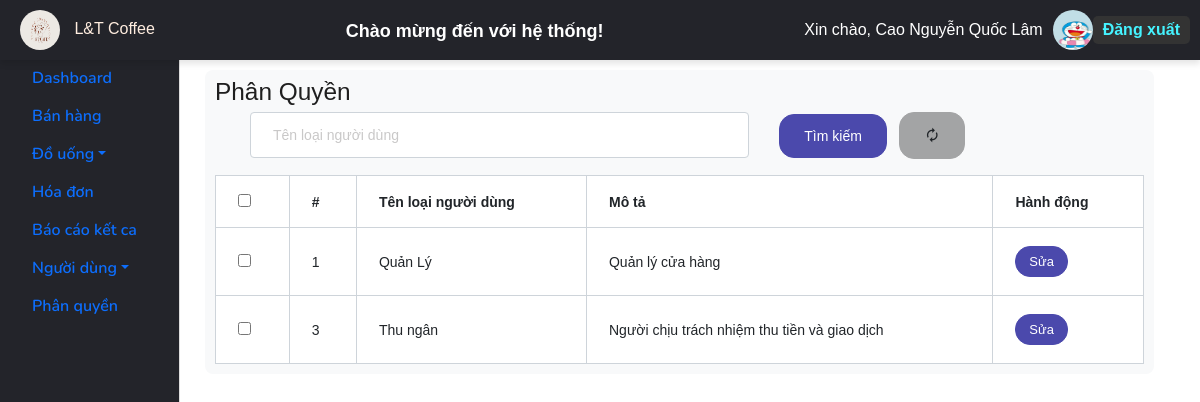
The app's page /UI/index_authorizations.php (signed in), older data.
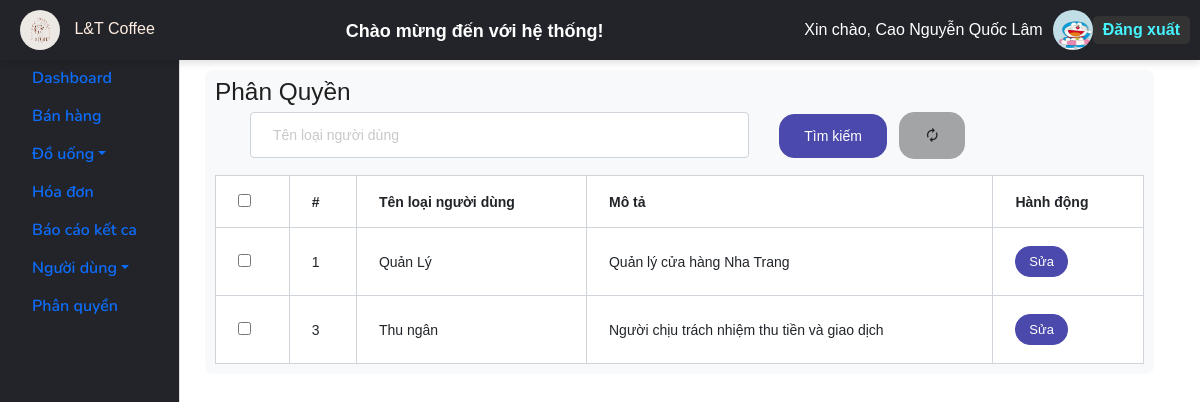
The same page, newer data.
### tables this page shows
CREATE TABLE `usercategories` (
  `UserCategoryID` int(11) NOT NULL,
  `UserCategoryName` varchar(255) NOT NULL,
  `UserCategoryDescription` varchar(255) NOT NULL
);

### UI/index_authorizations.php (the view, shortened to what this page needs)
<?php
require_once("includes/session_user.php");
$query = "SELECT UserCategoryID, UserCategoryName, UserCategoryDescription FROM UserCategories";
$result = $conn->query($query);
$userCategories = [];
if ($result->num_rows > 0) {
    while ($row = $result->fetch_assoc()) {
        $userCategories[] = $row;
    }
}
?>
<!DOCTYPE html>
<html lang="en">
<head>
    <link href="https://cdn.jsdelivr.net/npm/@mdi/font/css/materialdesignicons.min.css" rel="stylesheet">
    <link href="https://cdn.jsdelivr.net/npm/bootstrap@5.3.0/dist/css/bootstrap.min.css" rel="stylesheet">
</head>
<body>
    <?php include("includes/_layoutAdmin.php"); ?>
    <div class="container mt-4">
        <form action="" method="GET" class="form-section">
            <div class="d-flex justify-content-between align-items-center">
                <h3>Phân Quyền</h3>
            </div>
            <div class="row mb-3">
                <div class="col">
                    <input type="text" name="search" class="form-control" placeholder="Tên loại người dùng">
                </div>
                <div class="col">
                    <button type="submit" class="btn btn-primary">Tìm kiếm</button>
                    <a href="index_bills.php" class="btn btn-secondary ms-2">
                        <i class="mdi mdi-autorenew"></i>
                    </a>
                </div>
            </div>
            <table class="table table-bordered">
                <thead>
                    <tr>
                        <th><input type="checkbox" id="select-all"></th>
                        <th>#</th>
                        <th>Tên loại người dùng</th>
                        <th>Mô tả</th>
                        <th>Hành động</th>
                    </tr>
                </thead>
                <tbody>
                    <?php
                    if (!empty($userCategories)) {
                        foreach ($userCategories as $row) {
                            echo "<tr>";
                            echo "<td><input type='checkbox' class='user-checkbox' data-id='{$row['UserCategoryID']}'></td>";
                            echo "<td>" . htmlspecialchars($row['UserCategoryID']) . "</td>";
                            echo "<td>" . htmlspecialchars($row['UserCategoryName']) . "</td>";
                            echo "<td>" . htmlspecialchars($row['UserCategoryDescription']) . "</td>";
                            echo "<td>
                                    <a href='edit_author.php?id=" . $row['UserCategoryID'] . "' class='btn btn-sm btn-primary'>Sửa</a>
                                </td>";
                            echo "</tr>";
                        }
                    } else {
                        echo "<tr><td colspan='5' class='text-center'>Không có dữ liệu</td></tr>";
                    }
                    ?>
                </tbody>
            </table>
        </form>
    </div>
</body>
</html>

Row changes from the older to the newer data that the page shows:
changed usercategories "Quản Lý": UserCategoryDescription "Quản lý cửa hàng" → "Quản lý cửa hàng Nha Trang"
